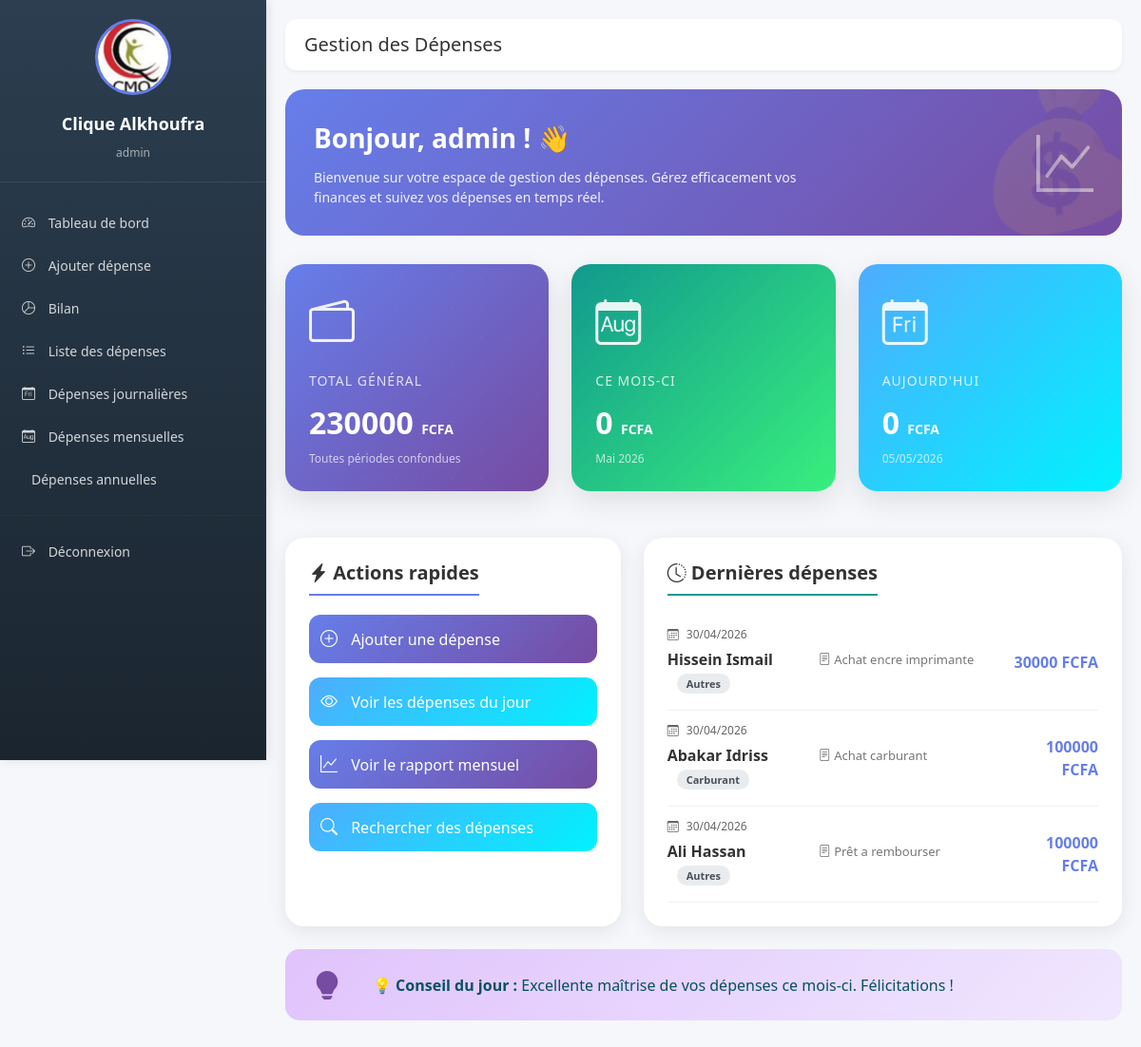
The page /dashboard/ (signed in) on the database its author committed.
### depenses/models.py (models this page shows, shortened)
class Depense(models.Model):
    SERVICES = [
        ('SERVICE_CLINIQUE', 'Service Clinique'),
        ('LABORATOIRE', 'Laboratoire'),
        ('CHIRURGIE_INFIRMERIE', 'Chirurgie et Infirmerie'),
        ('CARBURANT', 'Carburant'),
        ('MAINTENANCE', 'Maintenance'),
        ('LOCATION', 'Location'),
        ('CAMPUS_MEDECIN', 'Campus Médecin'),
        ('TAXES', 'Taxes'),
        ('SALAIRE', 'Salaire'),
        ('RECEPTION', 'Réception'),
        ('HYGIENE', 'Hygiène'),
        ('AUTRES', 'Autres'),
    ]
    date = models.DateField(default=timezone.now)
    nom_prenom = models.CharField(max_length=200, verbose_name="Nom et prénom")
    service = models.CharField(max_length=50, choices=SERVICES, default='AUTRES')
    motif_depense = models.TextField(verbose_name="Motif de la dépense")
    montant = models.DecimalField(max_digits=10, decimal_places=2)
    remarque = models.TextField(blank=True, null=True)
    nom_utilisateur = models.ForeignKey(User, on_delete=models.CASCADE)
    created_at = models.DateTimeField(auto_now_add=True)
    updated_at = models.DateTimeField(auto_now=True)
    justificatif = models.FileField(
        upload_to=upload_justificatif_path,
        verbose_name="Justificatif (facture, reçu)",
        blank=True,
        null=True,
        help_text="Formats acceptés: PDF, JPG, PNG, JPEG (max 5MB)"
    )
    justificatif_nom = models.CharField(max_length=255, blank=True, null=True)
    class Meta:
        ordering = ['-date']
        verbose_name = "Dépense"
        verbose_name_plural = "Dépenses"

### depenses/views.py (the view)
# urls.py: path('dashboard/', views.dashboard, name='dashboard'),
@login_required
def dashboard(request):
    today = timezone.now().date()
    current_month = timezone.now()
    mois_fr = ['Janvier', 'Février', 'Mars', 'Avril', 'Mai', 'Juin',
               'Juillet', 'Août', 'Septembre', 'Octobre', 'Novembre', 'Décembre']
    total_general = Depense.objects.filter(nom_utilisateur=request.user).aggregate(Sum('montant'))['montant__sum'] or 0
    total_mois = Depense.objects.filter(
        nom_utilisateur=request.user,
        date__year=current_month.year,
        date__month=current_month.month
    ).aggregate(Sum('montant'))['montant__sum'] or 0
    total_jour = Depense.objects.filter(
        nom_utilisateur=request.user,
        date=today
    ).aggregate(Sum('montant'))['montant__sum'] or 0
    dernieres_depenses = Depense.objects.filter(nom_utilisateur=request.user).order_by('-date', '-id')[:10]
    context = {
        'total_general': total_general,
        'total_mois': total_mois,
        'total_jour': total_jour,
        'dernieres_depenses': dernieres_depenses,
        'today': today,
        'today_date': today.strftime('%d/%m/%Y'),
        'current_month': f"{mois_fr[current_month.month - 1]} {current_month.year}",
    }
    return render(request, 'depenses/dashboard.html', context)

### depenses/templates/depenses/dashboard.html (shortened to what this page needs)
{% extends 'depenses/base.html' %}
{% load django_bootstrap5 %}
{% load static %}
{% block content %}
<div class="animate-fadeInUp">
    <div class="welcome-section">
        <div class="row align-items-center">
            <div class="col-md-8">
                <div class="welcome-title">
                    Bonjour, {{ user.username }} ! 👋
                </div>
                <div class="welcome-text">
                    Bienvenue sur votre espace de gestion des dépenses.
                    Gérez efficacement vos finances et suivez vos dépenses en temps réel.
                </div>
            </div>
            <div class="col-md-4 text-end">
                <i class="bi bi-graph-up" style="font-size: 60px; opacity: 0.5;"></i>
            </div>
        </div>
    </div>
    <div class="row mb-4">
        <div class="col-md-4">
            <div class="stat-card-modern stat-card-primary">
                <div class="stat-icon">
                    <i class="bi bi-wallet2"></i>
                </div>
                <div class="stat-title">Total général</div>
                <div class="stat-value">{{ total_general|default:"0"|floatformat:0 }} <small style="font-size: 14px;">FCFA</small></div>
                <div class="stat-subtitle">Toutes périodes confondues</div>
            </div>
        </div>
        <div class="col-md-4">
            <div class="stat-card-modern stat-card-success">
                <div class="stat-icon">
                    <i class="bi bi-calendar-month"></i>
                </div>
                <div class="stat-title">Ce mois-ci</div>
                <div class="stat-value">{{ total_mois|default:"0"|floatformat:0 }} <small style="font-size: 14px;">FCFA</small></div>
                <div class="stat-subtitle">{{ current_month }}</div>
            </div>
        </div>
        <div class="col-md-4">
            <div class="stat-card-modern stat-card-info">
                <div class="stat-icon">
                    <i class="bi bi-calendar-day"></i>
                </div>
                <div class="stat-title">Aujourd'hui</div>
                <div class="stat-value">{{ total_jour|default:"0"|floatformat:0 }} <small style="font-size: 14px;">FCFA</small></div>
                <div class="stat-subtitle">{{ today_date }}</div>
            </div>
        </div>
    </div>
    <div class="row">
        <div class="col-md-5 mb-4">
            <div class="quick-actions">
                <h5><i class="bi bi-lightning-charge-fill"></i> Actions rapides</h5>
                <a href="{% url 'ajouter_depense' %}" class="btn action-btn action-btn-primary w-100">
                    <i class="bi bi-plus-circle"></i> Ajouter une dépense
                </a>
                <a href="{% url 'depenses_journalieres' %}" class="btn action-btn action-btn-info w-100">
                    <i class="bi bi-eye"></i> Voir les dépenses du jour
                </a>
                <a href="{% url 'depenses_mensuelles' %}" class="btn action-btn action-btn-primary w-100">
                    <i class="bi bi-graph-up"></i> Voir le rapport mensuel
                </a>
                <a href="{% url 'liste_depenses' %}?date={{ today }}" class="btn action-btn action-btn-info w-100">
                    <i class="bi bi-search"></i> Rechercher des dépenses
                </a>
            </div>
        </div>
        <div class="col-md-7 mb-4">
            <div class="recent-expenses">
                <h5><i class="bi bi-clock-history"></i> Dernières dépenses</h5>
                {% if dernieres_depenses %}
                    {% for depense in dernieres_depenses %}
                    <div class="expense-item">
                        <div class="row align-items-center">
                            <div class="col-md-4">
                                <div class="expense-date">
                                    <i class="bi bi-calendar3"></i> {{ depense.date|date:"d/m/Y" }}
                                </div>
                                <div class="expense-name">
                                    {{ depense.nom_prenom }}
                                    <span class="badge-service">{{ depense.get_service_display }}</span>
                                </div>
                            </div>
                            <div class="col-md-5">
                                <div class="expense-description">
                                    <i class="bi bi-file-text"></i> {{ depense.motif_depense|truncatechars:40 }}
                                </div>
                            </div>
                            <div class="col-md-3 text-end">
                                <div class="expense-amount">
                                    {{ depense.montant|floatformat:0 }} FCFA
                                </div>
                            </div>
                        </div>
                    </div>
                    {% endfor %}
                {% endif %}
            </div>
        </div>
    </div>
    <div class="row">
        <div class="col-12">
            <div class="alert alert-info border-0" style="background: linear-gradient(135deg, #e0c3fc 0%, #f0e7fe 100%); border-radius: 15px;">
                <div class="row align-items-center">
                    <div class="col-md-1 text-center">
                        <i class="bi bi-lightbulb-fill" style="font-size: 30px; color: #764ba2;"></i>
                    </div>
                    <div class="col-md-11">
                        <strong>💡 Conseil du jour :</strong>
                        {% if total_mois > 2000000 %}
                            Vos dépenses de ce mois dépassent 2 000 000 FCFA. Pensez à vérifier les postes de dépenses les plus importants.
                        {% elif total_mois > 500000 %}
                            Bonne gestion ! Continuez à suivre vos dépenses régulièrement.
                        {% else %}
                            Excellente maîtrise de vos dépenses ce mois-ci. Félicitations !
                        {% endif %}
                    </div>
                </div>
            </div>
        </div>
    </div>
</div>
{% endblock %}

### depenses/templates/depenses/base.html (shortened to what this page needs)
{% load static %}
{% load django_bootstrap5 %}
<!DOCTYPE html>
<html lang="fr">
<head>
    {% bootstrap_css %}
    <link rel="stylesheet" href="{% static 'depenses/css/style.css' %}">
    <link rel="stylesheet" href="https://cdn.jsdelivr.net/npm/bootstrap-icons@1.11.3/font/bootstrap-icons.min.css">
</head>
<body>
{% if user.is_authenticated %}
    <div class="sidebar">
        <div class="sidebar-logo">
            <img src="{% static 'depenses/images/logo1.jpg' %}" alt="Logo">
            <h5>Clique Alkhoufra</h5>
            <small>{{ user.username }}</small>
        </div>
        <nav>
            <a href="{% url 'dashboard' %}"><i class="bi bi-speedometer2"></i> Tableau de bord</a>
            <a href="{% url 'ajouter_depense' %}"><i class="bi bi-plus-circle"></i> Ajouter dépense</a>
            <a href="{% url 'bilan' %}"><i class="bi bi-pie-chart"></i> Bilan</a>
            <a href="{% url 'liste_depenses' %}"><i class="bi bi-list-ul"></i> Liste des dépenses</a>
            <a href="{% url 'depenses_journalieres' %}"><i class="bi bi-calendar-day"></i> Dépenses journalières</a>
            <a href="{% url 'depenses_mensuelles' %}"><i class="bi bi-calendar-month"></i> Dépenses mensuelles</a>
            <a href="{% url 'depenses_annuelles' %}"> Dépenses annuelles</a>
            <hr style="margin: 15px 0; border-color: rgba(255,255,255,0.1);">
            <a href="{% url 'logout' %}"><i class="bi bi-box-arrow-right"></i> Déconnexion</a>
        </nav>
    </div>
    <div class="content">
        <div class="main-header">
            <h1>Gestion des Dépenses</h1>
        </div>
        {% block content %}
        {% endblock %}
    </div>
{% else %}
    {% block auth_content %}{% endblock %}
{% endif %}
</body>
</html>

### depenses/templates/depenses/base.html (style rules this page uses)
* { margin: 0; padding: 0; box-sizing: border-box; }
body { font-family: 'Segoe UI', Tahoma, Geneva, Verdana, sans-serif; background: #f5f7fa; overflow-x: hidden; }
.sidebar { position: fixed; top: 0; left: 0; height: 100vh; width: 280px; background: linear-gradient(180deg, #2c3e50 0%, #1a252f 100%); box-shadow: 2px 0 10px rgba(0,0,0,0.1); transition: all 0.3s ease; overflow-y: auto; z-index: 1000; }
.sidebar a { color: rgba(255,255,255,0.8); text-decoration: none; padding: 12px 20px; display: block; transition: all 0.3s ease; border-left: 3px solid transparent; font-size: 14px; }
.sidebar a i { margin-right: 10px; width: 20px; }
.sidebar-logo { padding: 20px; text-align: center; border-bottom: 1px solid rgba(255,255,255,0.1); margin-bottom: 20px; }
.sidebar-logo img { width: 80px; height: 80px; border-radius: 50%; object-fit: cover; margin-bottom: 10px; border: 3px solid #667eea; }
.sidebar-logo h5 { color: white; font-size: 18px; font-weight: 600; margin: 10px 0 5px; }
.sidebar-logo small { color: rgba(255,255,255,0.6); font-size: 12px; }
.content { margin-left: 280px; padding: 20px; background: #f5f7fa; min-height: 100vh; transition: margin-left 0.3s ease; }
.main-header { display: flex; justify-content: space-between; align-items: center; margin-bottom: 20px; background: white; padding: 15px 20px; border-radius: 12px; box-shadow: 0 2px 5px rgba(0,0,0,0.05); }
.main-header h1 { margin: 0; font-size: 20px; color: #333; }
.alert { border-radius: 12px; border: none; padding: 15px 20px; margin-bottom: 20px; animation: slideDown 0.5s ease-out; }

### rows shown on the page
Depense: date "30/04/2026", nom_prenom "Hissein Ismail", service "Autres", motif_depense "Achat encre imprimante", montant "30000"
Depense: date "30/04/2026", nom_prenom "Abakar Idriss", service "Carburant", motif_depense "Achat carburant", montant "100000"
Depense: date "30/04/2026", nom_prenom "Ali Hassan", service "Autres", motif_depense "Prêt a rembourser", montant "100000"

### other values the page prints
{{ user.username }} "admin"
{{ total_general|default:"0"|floatformat:0 }} "230000"
{{ total_mois|default:"0"|floatformat:0 }} "0"
{{ current_month }} "Mai 2026"
{{ total_jour|default:"0"|floatformat:0 }} "0"
